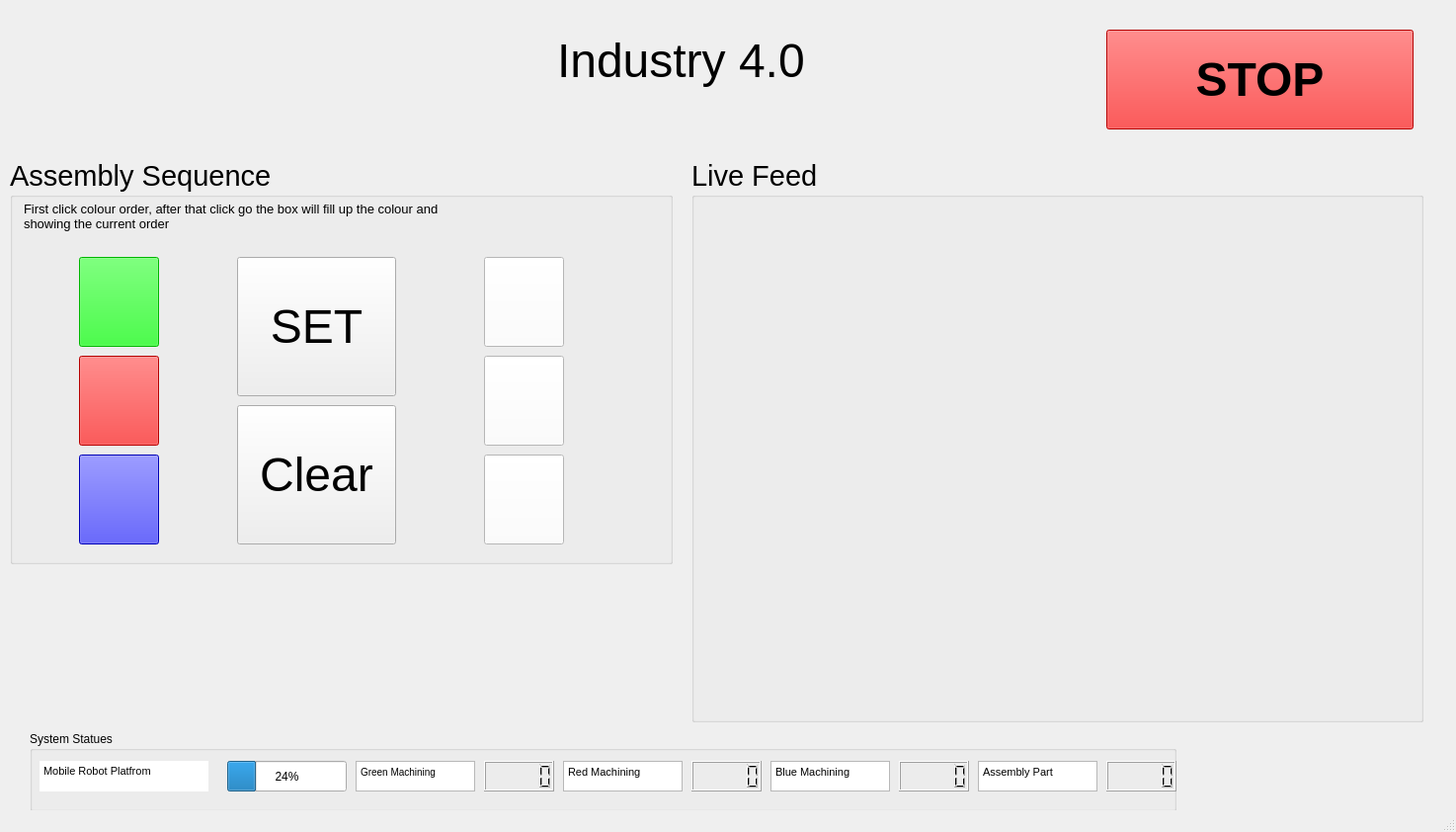
<?xml version="1.0" encoding="UTF-8"?>
<ui version="4.0">
 <class>MainWindow</class>
 <widget class="QMainWindow" name="MainWindow">
  <property name="geometry">
   <rect>
    <x>0</x>
    <y>0</y>
    <width>1474</width>
    <height>842</height>
   </rect>
  </property>
  <property name="windowTitle">
   <string>MainWindow</string>
  </property>
  <widget class="QWidget" name="centralwidget">
   <widget class="QGroupBox" name="groupBox">
    <property name="geometry">
     <rect>
      <x>30</x>
      <y>740</y>
      <width>1161</width>
      <height>81</height>
     </rect>
    </property>
    <property name="title">
     <string>System Statues</string>
    </property>
    <widget class="QLCDNumber" name="AssemblyM">
     <property name="geometry">
      <rect>
       <x>1090</x>
       <y>30</y>
       <width>71</width>
       <height>31</height>
      </rect>
     </property>
    </widget>
    <widget class="QLCDNumber" name="RedM">
     <property name="geometry">
      <rect>
       <x>670</x>
       <y>30</y>
       <width>71</width>
       <height>31</height>
      </rect>
     </property>
    </widget>
    <widget class="QLCDNumber" name="GreenM">
     <property name="geometry">
      <rect>
       <x>460</x>
       <y>30</y>
       <width>71</width>
       <height>31</height>
      </rect>
     </property>
    </widget>
    <widget class="QProgressBar" name="BatteryLevel">
     <property name="geometry">
      <rect>
       <x>200</x>
       <y>30</y>
       <width>121</width>
       <height>31</height>
      </rect>
     </property>
     <property name="value">
      <number>24</number>
     </property>
    </widget>
    <widget class="QLCDNumber" name="BlueM">
     <property name="geometry">
      <rect>
       <x>880</x>
       <y>30</y>
       <width>71</width>
       <height>31</height>
      </rect>
     </property>
    </widget>
    <widget class="QTextBrowser" name="textBrowser">
     <property name="geometry">
      <rect>
       <x>10</x>
       <y>30</y>
       <width>171</width>
       <height>31</height>
      </rect>
     </property>
     <property name="font">
      <font>
       <pointsize>6</pointsize>
      </font>
     </property>
     <property name="frameShape">
      <enum>QFrame::NoFrame</enum>
     </property>
     <property name="html">
      <string>&lt;!DOCTYPE HTML PUBLIC &quot;-//W3C//DTD HTML 4.0//EN&quot; &quot;http://www.w3.org/TR/REC-html40/strict.dtd&quot;&gt;
&lt;html&gt;&lt;head&gt;&lt;meta name=&quot;qrichtext&quot; content=&quot;1&quot; /&gt;&lt;style type=&quot;text/css&quot;&gt;
p, li { white-space: pre-wrap; }
&lt;/style&gt;&lt;/head&gt;&lt;body style=&quot; font-family:'MS Shell Dlg 2'; font-size:6pt; font-weight:400; font-style:normal;&quot;&gt;
&lt;p style=&quot; margin-top:0px; margin-bottom:0px; margin-left:0px; margin-right:0px; -qt-block-indent:0; text-indent:0px;&quot;&gt;&lt;span style=&quot; font-size:8.25pt;&quot;&gt;Mobile Robot Platfrom&lt;/span&gt;&lt;/p&gt;&lt;/body&gt;&lt;/html&gt;</string>
     </property>
    </widget>
    <widget class="QTextBrowser" name="textBrowser_2">
     <property name="geometry">
      <rect>
       <x>330</x>
       <y>30</y>
       <width>121</width>
       <height>31</height>
      </rect>
     </property>
     <property name="html">
      <string>&lt;!DOCTYPE HTML PUBLIC &quot;-//W3C//DTD HTML 4.0//EN&quot; &quot;http://www.w3.org/TR/REC-html40/strict.dtd&quot;&gt;
&lt;html&gt;&lt;head&gt;&lt;meta name=&quot;qrichtext&quot; content=&quot;1&quot; /&gt;&lt;style type=&quot;text/css&quot;&gt;
p, li { white-space: pre-wrap; }
&lt;/style&gt;&lt;/head&gt;&lt;body style=&quot; font-family:'MS Shell Dlg 2'; font-size:7.8pt; font-weight:400; font-style:normal;&quot;&gt;
&lt;p style=&quot; margin-top:0px; margin-bottom:0px; margin-left:0px; margin-right:0px; -qt-block-indent:0; text-indent:0px;&quot;&gt;Green Machining&lt;/p&gt;&lt;/body&gt;&lt;/html&gt;</string>
     </property>
    </widget>
    <widget class="QTextBrowser" name="textBrowser_3">
     <property name="geometry">
      <rect>
       <x>540</x>
       <y>30</y>
       <width>121</width>
       <height>31</height>
      </rect>
     </property>
     <property name="html">
      <string>&lt;!DOCTYPE HTML PUBLIC &quot;-//W3C//DTD HTML 4.0//EN&quot; &quot;http://www.w3.org/TR/REC-html40/strict.dtd&quot;&gt;
&lt;html&gt;&lt;head&gt;&lt;meta name=&quot;qrichtext&quot; content=&quot;1&quot; /&gt;&lt;style type=&quot;text/css&quot;&gt;
p, li { white-space: pre-wrap; }
&lt;/style&gt;&lt;/head&gt;&lt;body style=&quot; font-family:'MS Shell Dlg 2'; font-size:7.8pt; font-weight:400; font-style:normal;&quot;&gt;
&lt;p style=&quot; margin-top:0px; margin-bottom:0px; margin-left:0px; margin-right:0px; -qt-block-indent:0; text-indent:0px;&quot;&gt;&lt;span style=&quot; font-size:8.25pt;&quot;&gt;Red Machining&lt;/span&gt;&lt;/p&gt;&lt;/body&gt;&lt;/html&gt;</string>
     </property>
    </widget>
    <widget class="QTextBrowser" name="textBrowser_4">
     <property name="geometry">
      <rect>
       <x>750</x>
       <y>30</y>
       <width>121</width>
       <height>31</height>
      </rect>
     </property>
     <property name="html">
      <string>&lt;!DOCTYPE HTML PUBLIC &quot;-//W3C//DTD HTML 4.0//EN&quot; &quot;http://www.w3.org/TR/REC-html40/strict.dtd&quot;&gt;
&lt;html&gt;&lt;head&gt;&lt;meta name=&quot;qrichtext&quot; content=&quot;1&quot; /&gt;&lt;style type=&quot;text/css&quot;&gt;
p, li { white-space: pre-wrap; }
&lt;/style&gt;&lt;/head&gt;&lt;body style=&quot; font-family:'MS Shell Dlg 2'; font-size:7.8pt; font-weight:400; font-style:normal;&quot;&gt;
&lt;p style=&quot; margin-top:0px; margin-bottom:0px; margin-left:0px; margin-right:0px; -qt-block-indent:0; text-indent:0px;&quot;&gt;&lt;span style=&quot; font-size:8.25pt;&quot;&gt;Blue Machining&lt;/span&gt;&lt;/p&gt;&lt;/body&gt;&lt;/html&gt;</string>
     </property>
    </widget>
    <widget class="QTextBrowser" name="textBrowser_5">
     <property name="geometry">
      <rect>
       <x>960</x>
       <y>30</y>
       <width>121</width>
       <height>31</height>
      </rect>
     </property>
     <property name="html">
      <string>&lt;!DOCTYPE HTML PUBLIC &quot;-//W3C//DTD HTML 4.0//EN&quot; &quot;http://www.w3.org/TR/REC-html40/strict.dtd&quot;&gt;
&lt;html&gt;&lt;head&gt;&lt;meta name=&quot;qrichtext&quot; content=&quot;1&quot; /&gt;&lt;style type=&quot;text/css&quot;&gt;
p, li { white-space: pre-wrap; }
&lt;/style&gt;&lt;/head&gt;&lt;body style=&quot; font-family:'MS Shell Dlg 2'; font-size:7.8pt; font-weight:400; font-style:normal;&quot;&gt;
&lt;p style=&quot; margin-top:0px; margin-bottom:0px; margin-left:0px; margin-right:0px; -qt-block-indent:0; text-indent:0px;&quot;&gt;&lt;span style=&quot; font-size:8.25pt;&quot;&gt;Assembly Part&lt;/span&gt;&lt;/p&gt;&lt;/body&gt;&lt;/html&gt;</string>
     </property>
    </widget>
   </widget>
   <widget class="QPushButton" name="StopButton">
    <property name="geometry">
     <rect>
      <x>1120</x>
      <y>30</y>
      <width>311</width>
      <height>101</height>
     </rect>
    </property>
    <property name="font">
     <font>
      <pointsize>36</pointsize>
      <weight>75</weight>
      <bold>true</bold>
     </font>
    </property>
    <property name="styleSheet">
     <string notr="true">background-color: rgb(255, 0, 0);</string>
    </property>
    <property name="text">
     <string>STOP</string>
    </property>
   </widget>
   <widget class="QPlainTextEdit" name="plainTextEdit">
    <property name="geometry">
     <rect>
      <x>560</x>
      <y>30</y>
      <width>381</width>
      <height>101</height>
     </rect>
    </property>
    <property name="font">
     <font>
      <pointsize>36</pointsize>
     </font>
    </property>
    <property name="styleSheet">
     <string notr="true">background-color: transparent;
border: none;
</string>
    </property>
    <property name="plainText">
     <string>Industry 4.0</string>
    </property>
   </widget>
   <widget class="QLabel" name="label_time">
    <property name="geometry">
     <rect>
      <x>1230</x>
      <y>760</y>
      <width>251</width>
      <height>41</height>
     </rect>
    </property>
    <property name="font">
     <font>
      <pointsize>28</pointsize>
     </font>
    </property>
    <property name="text">
     <string/>
    </property>
   </widget>
   <widget class="QGroupBox" name="groupBox_2">
    <property name="geometry">
     <rect>
      <x>10</x>
      <y>160</y>
      <width>671</width>
      <height>411</height>
     </rect>
    </property>
    <property name="font">
     <font>
      <pointsize>22</pointsize>
     </font>
    </property>
    <property name="title">
     <string>Assembly Sequence</string>
    </property>
    <widget class="QPushButton" name="Result_block3">
     <property name="geometry">
      <rect>
       <x>480</x>
       <y>100</y>
       <width>81</width>
       <height>91</height>
      </rect>
     </property>
     <property name="styleSheet">
      <string notr="true">background-color: rgb(255, 255, 255);</string>
     </property>
     <property name="text">
      <string/>
     </property>
    </widget>
    <widget class="QPlainTextEdit" name="plainTextEdit_2">
     <property name="geometry">
      <rect>
       <x>10</x>
       <y>40</y>
       <width>441</width>
       <height>51</height>
      </rect>
     </property>
     <property name="font">
      <font>
       <pointsize>10</pointsize>
      </font>
     </property>
     <property name="styleSheet">
      <string notr="true">background-color: transparent;
border: none;</string>
     </property>
     <property name="plainText">
      <string>First click colour order, after that click go the box will fill up the colour and showing the current order</string>
     </property>
    </widget>
    <widget class="QPushButton" name="Result_block1">
     <property name="geometry">
      <rect>
       <x>480</x>
       <y>300</y>
       <width>81</width>
       <height>91</height>
      </rect>
     </property>
     <property name="styleSheet">
      <string notr="true">background-color: rgb(255, 255, 255);</string>
     </property>
     <property name="text">
      <string/>
     </property>
    </widget>
    <widget class="QPushButton" name="Result_block2">
     <property name="geometry">
      <rect>
       <x>480</x>
       <y>200</y>
       <width>81</width>
       <height>91</height>
      </rect>
     </property>
     <property name="styleSheet">
      <string notr="true">background-color: rgb(255, 255, 255);</string>
     </property>
     <property name="text">
      <string/>
     </property>
    </widget>
    <widget class="QPushButton" name="SetButton">
     <property name="geometry">
      <rect>
       <x>230</x>
       <y>100</y>
       <width>161</width>
       <height>141</height>
      </rect>
     </property>
     <property name="font">
      <font>
       <pointsize>36</pointsize>
      </font>
     </property>
     <property name="text">
      <string>SET</string>
     </property>
    </widget>
    <widget class="QPushButton" name="RedButton">
     <property name="geometry">
      <rect>
       <x>70</x>
       <y>200</y>
       <width>81</width>
       <height>91</height>
      </rect>
     </property>
     <property name="styleSheet">
      <string notr="true">background-color: rgb(255, 0, 0);</string>
     </property>
     <property name="text">
      <string/>
     </property>
    </widget>
    <widget class="QPushButton" name="BlueButton">
     <property name="geometry">
      <rect>
       <x>70</x>
       <y>300</y>
       <width>81</width>
       <height>91</height>
      </rect>
     </property>
     <property name="styleSheet">
      <string notr="true">background-color: rgb(0, 0, 255);</string>
     </property>
     <property name="text">
      <string/>
     </property>
    </widget>
    <widget class="QPushButton" name="GreenButton">
     <property name="geometry">
      <rect>
       <x>70</x>
       <y>100</y>
       <width>81</width>
       <height>91</height>
      </rect>
     </property>
     <property name="styleSheet">
      <string notr="true">background-color: rgb(0, 255, 0);</string>
     </property>
     <property name="text">
      <string/>
     </property>
    </widget>
    <widget class="QPushButton" name="ClearButton">
     <property name="geometry">
      <rect>
       <x>230</x>
       <y>250</y>
       <width>161</width>
       <height>141</height>
      </rect>
     </property>
     <property name="font">
      <font>
       <pointsize>36</pointsize>
      </font>
     </property>
     <property name="text">
      <string>Clear</string>
     </property>
    </widget>
   </widget>
   <widget class="QGroupBox" name="groupBox_3">
    <property name="geometry">
     <rect>
      <x>700</x>
      <y>160</y>
      <width>741</width>
      <height>571</height>
     </rect>
    </property>
    <property name="font">
     <font>
      <pointsize>22</pointsize>
     </font>
    </property>
    <property name="title">
     <string>Live Feed</string>
    </property>
    <widget class="QLabel" name="Label_image">
     <property name="geometry">
      <rect>
       <x>30</x>
       <y>60</y>
       <width>640</width>
       <height>480</height>
      </rect>
     </property>
     <property name="text">
      <string/>
     </property>
    </widget>
   </widget>
   <widget class="QLabel" name="label_date">
    <property name="geometry">
     <rect>
      <x>20</x>
      <y>50</y>
      <width>391</width>
      <height>71</height>
     </rect>
    </property>
    <property name="font">
     <font>
      <pointsize>36</pointsize>
     </font>
    </property>
    <property name="autoFillBackground">
     <bool>false</bool>
    </property>
    <property name="text">
     <string/>
    </property>
   </widget>
  </widget>
  <widget class="QStatusBar" name="statusbar"/>
 </widget>
 <resources/>
 <connections/>
</ui>
